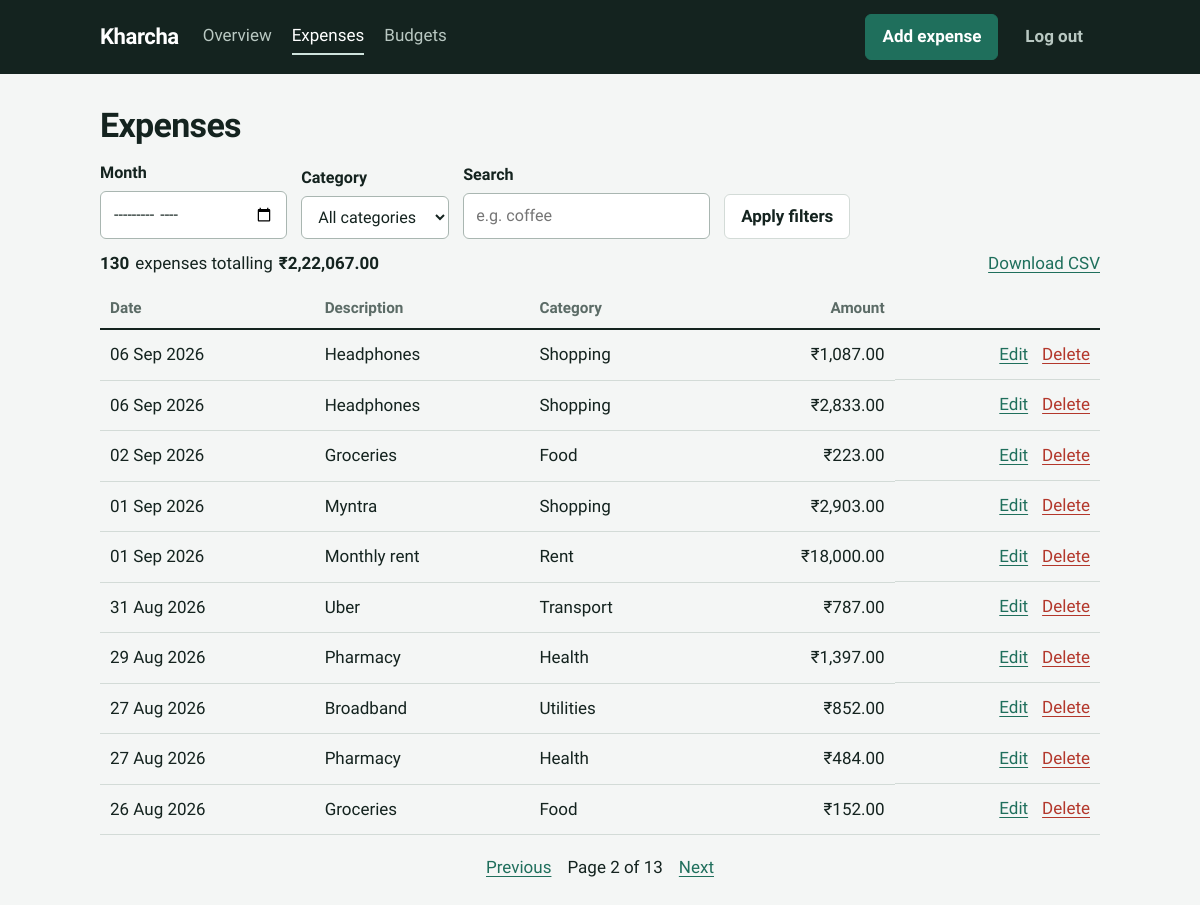
Screenshot of /expenses?page=2 (signed in) with the database file from the repository.
### expense_tracker/models.py (models this page shows, shortened)
class Expense(db.Model):
    __tablename__ = "expenses"
    __table_args__ = (
        db.CheckConstraint("amount_paise > 0", name="ck_expense_amount_positive"),
        db.Index("ix_expenses_user_date", "user_id", "spent_on"),
    )
    id = db.Column(db.Integer, primary_key=True)
    user_id = db.Column(db.Integer, db.ForeignKey("users.id"), nullable=False)
    category_id = db.Column(db.Integer, db.ForeignKey("categories.id"), nullable=False)
    description = db.Column(db.String(200), nullable=False)
    amount_paise = db.Column(db.Integer, nullable=False)
    spent_on = db.Column(db.Date, nullable=False)
    created_at = db.Column(db.DateTime, default=_now, nullable=False)
    category = db.relationship("Category")

class Category(db.Model):
    __tablename__ = "categories"
    __table_args__ = (db.UniqueConstraint("user_id", "name", name="uq_category_user_name"),)
    id = db.Column(db.Integer, primary_key=True)
    user_id = db.Column(db.Integer, db.ForeignKey("users.id"), nullable=False)
    name = db.Column(db.String(40), nullable=False)

### expense_tracker/main.py (the view)
@bp.route("/expenses")
@login_required
def expenses():
    page = db.paginate(
        services.build_expense_query(current_user.id, request.args),
        page=request.args.get("page", 1, type=int),
        per_page=10,
        error_out=False,
    )
    filters = {k: v for k, v in request.args.items() if k != "page" and v}
    return render_template(
        "expenses.html",
        page=page,
        filters=filters,
        categories=_categories(),
        total=services.filtered_total(current_user.id, request.args),
    )

### expense_tracker/main.py (called while the page is built)
def _categories():
    stmt = db.select(Category).where(Category.user_id == current_user.id).order_by(Category.name)
    return db.session.scalars(stmt).all()

### expense_tracker/services.py (called while the page is built)
def _filters(user_id, args):
    conditions = [Expense.user_id == user_id]
    month = parse_month(args.get("month"))
    if month:
        start, end = month_bounds(month)
        conditions += [Expense.spent_on >= start, Expense.spent_on < end]
    try:
        category_id = int(args.get("category") or "")
        conditions.append(Expense.category_id == category_id)
    except ValueError:
        pass
    search = (args.get("q") or "").strip()
    if search:
        conditions.append(Expense.description.contains(search, autoescape=True))
    return conditions

def build_expense_query(user_id, args):
    return (
        db.select(Expense)
        .options(joinedload(Expense.category))  # avoids one query per row (N+1)
        .where(*_filters(user_id, args))
        .order_by(Expense.spent_on.desc(), Expense.id.desc())
    )

def filtered_total(user_id, args):
    stmt = db.select(func.coalesce(func.sum(Expense.amount_paise), 0)).where(*_filters(user_id, args))
    return db.session.scalar(stmt)

### expense_tracker/utils.py (called while the page is built)
def format_inr(paise):
    rupees, rem = divmod(abs(paise), 100)
    digits = str(rupees)
    if len(digits) > 3:
        head, tail = digits[:-3], digits[-3:]
        groups = []
        while len(head) > 2:
            groups.insert(0, head[-2:])
            head = head[:-2]
        if head:
            groups.insert(0, head)
        digits = ",".join(groups + [tail])
    sign = "-" if paise < 0 else ""
    return f"{sign}₹{digits}.{rem:02d}"

def parse_month(value):
    try:
        return datetime.strptime(value or "", "%Y-%m").strftime("%Y-%m")
    except ValueError:
        return None

def get_csrf_token():
    if "csrf_token" not in session:
        session["csrf_token"] = secrets.token_urlsafe(32)
    return session["csrf_token"]

### expense_tracker/templates/expenses.html (shortened to what this page needs)
{% extends "base.html" %}
{% block content %}
<h1>Expenses</h1>
<form method="get" class="filters">
  <label>Month <input type="month" name="month" value="{{ filters.get('month', '') }}"></label>
  <label>Category
    <select name="category">
      <option value="">All categories</option>
    </select>
  </label>
  <label>Search <input type="search" name="q" value="{{ filters.get('q', '') }}" placeholder="e.g. coffee"></label>
  <button class="btn" type="submit">Apply filters</button>
</form>
<p class="summary-line">
  <strong>{{ page.total }}</strong> {{ 'expense' if page.total == 1 else 'expenses' }} totalling
  <strong class="num">{{ total|inr }}</strong>
  <a class="push" href="{{ url_for('main.export_csv', **filters) }}">Download CSV</a>
</p>
{% if page.items %}
<table class="table">
  <thead><tr><th>Date</th><th>Description</th><th>Category</th><th class="right">Amount</th><th><span class="sr-only">Actions</span></th></tr></thead>
  <tbody>
  {% for e in page.items %}
    <tr>
      <td>{{ e.spent_on.strftime('%d %b %Y') }}</td>
      <td>{{ e.description }}</td>
      <td>{{ e.category.name }}</td>
      <td class="right num">{{ e.amount_paise|inr }}</td>
      <td class="row-actions">
        <a href="{{ url_for('main.edit_expense', expense_id=e.id) }}">Edit</a>
        <form method="post" action="{{ url_for('main.delete_expense', expense_id=e.id) }}"
              onsubmit="return confirm('Delete this expense?')">
          <button class="link-danger" type="submit">Delete</button>
        </form>
      </td>
    </tr>
  {% endfor %}
  </tbody>
</table>
{% if page.pages > 1 %}
<nav class="pager" aria-label="Pages">
  {% if page.has_prev %}<a href="{{ url_for('main.expenses', page=page.prev_num, **filters) }}">Previous</a>{% endif %}
  <span>Page {{ page.page }} of {{ page.pages }}</span>
  {% if page.has_next %}<a href="{{ url_for('main.expenses', page=page.next_num, **filters) }}">Next</a>{% endif %}
</nav>
{% endif %}
{% endif %}
{% endblock %}

### expense_tracker/static/style.css (style rules this page uses)
:root { --paper: #F4F6F5; --surface: #FFFFFF; --ink: #14231F; --muted: #5B6B66; --line: #D3DBD7; --green: #1F6F5C; --green-soft: #CFE3DC; --amber: #B7791F; --red: #B3372B; --radius: 6px; }
* { box-sizing: border-box; }
html { font-size: 17px; }
body { margin: 0; background: var(--paper); color: var(--ink); font-family: "Bricolage Grotesque", system-ui, -apple-system, "Segoe UI", Roboto, sans-serif; line-height: 1.5; font-variant-numeric: tabular-nums; }
h1 { font-size: 2rem; line-height: 1.15; margin: 32px 0 8px; font-weight: 800; letter-spacing: -0.02em; }
a { color: var(--green); text-underline-offset: 3px; }
.num { font-variant-numeric: tabular-nums; white-space: nowrap; }
.right { text-align: right; }
.btn { font: inherit; font-weight: 600; cursor: pointer; text-decoration: none; display: inline-block; padding: 9px 16px; border-radius: var(--radius); border: 1px solid var(--line); background: var(--surface); color: var(--ink); }
.link-danger { font: inherit; background: none; border: 0; padding: 0; color: var(--red); cursor: pointer; text-decoration: underline; text-underline-offset: 3px; }
label { display: flex; flex-direction: column; gap: 6px; font-weight: 600; font-size: 0.95rem; }
input, select { font: inherit; padding: 10px 12px; border: 1px solid #A9B6B1; border-radius: var(--radius); background: var(--surface); color: var(--ink); font-weight: 400; }
.filters { display: flex; gap: 14px; flex-wrap: wrap; align-items: end; margin: 16px 0 8px; }
.filters .btn { margin-bottom: 0; }
.table { width: 100%; border-collapse: collapse; margin: 8px 0 12px; }
.table th { text-align: left; font-weight: 600; color: var(--muted); font-size: 0.9rem; padding: 8px 10px; border-bottom: 2px solid var(--ink); }
.table th.right { text-align: right; }
.table td { padding: 12px 10px; border-bottom: 1px solid var(--line); vertical-align: middle; }
.row-actions { display: flex; gap: 14px; justify-content: flex-end; align-items: center; }
.row-actions form { margin: 0; }
.summary-line { display: flex; gap: 6px; align-items: baseline; flex-wrap: wrap; margin: 12px 0; }
.summary-line .push { margin-left: auto; }
.pager { display: flex; gap: 16px; align-items: center; justify-content: center; margin-top: 20px; }

### rows the page displays
Expense: spent_on "06 Sep 2026", description "Headphones", category.name "Shopping", amount_paise|inr "₹1,087.00"
Expense: spent_on "06 Sep 2026", description "Headphones", category.name "Shopping", amount_paise|inr "₹2,833.00"
Expense: spent_on "02 Sep 2026", description "Groceries", category.name "Food", amount_paise|inr "₹223.00"
Expense: spent_on "01 Sep 2026", description "Myntra", category.name "Shopping", amount_paise|inr "₹2,903.00"
Expense: spent_on "01 Sep 2026", description "Monthly rent", category.name "Rent", amount_paise|inr "₹18,000.00"
Expense: spent_on "31 Aug 2026", description "Uber", category.name "Transport", amount_paise|inr "₹787.00"
Expense: spent_on "29 Aug 2026", description "Pharmacy", category.name "Health", amount_paise|inr "₹1,397.00"
Expense: spent_on "27 Aug 2026", description "Broadband", category.name "Utilities", amount_paise|inr "₹852.00"
Expense: spent_on "27 Aug 2026", description "Pharmacy", category.name "Health", amount_paise|inr "₹484.00"
Expense: spent_on "26 Aug 2026", description "Groceries", category.name "Food", amount_paise|inr "₹152.00"

### other values shown
{{ page.total }} "130"
{{ 'expense' if page.total == 1 else 'expenses' }} "expenses"
{{ total|inr }} "₹2,22,067.00"
{{ page.page }} "2"
{{ page.pages }} "13"
